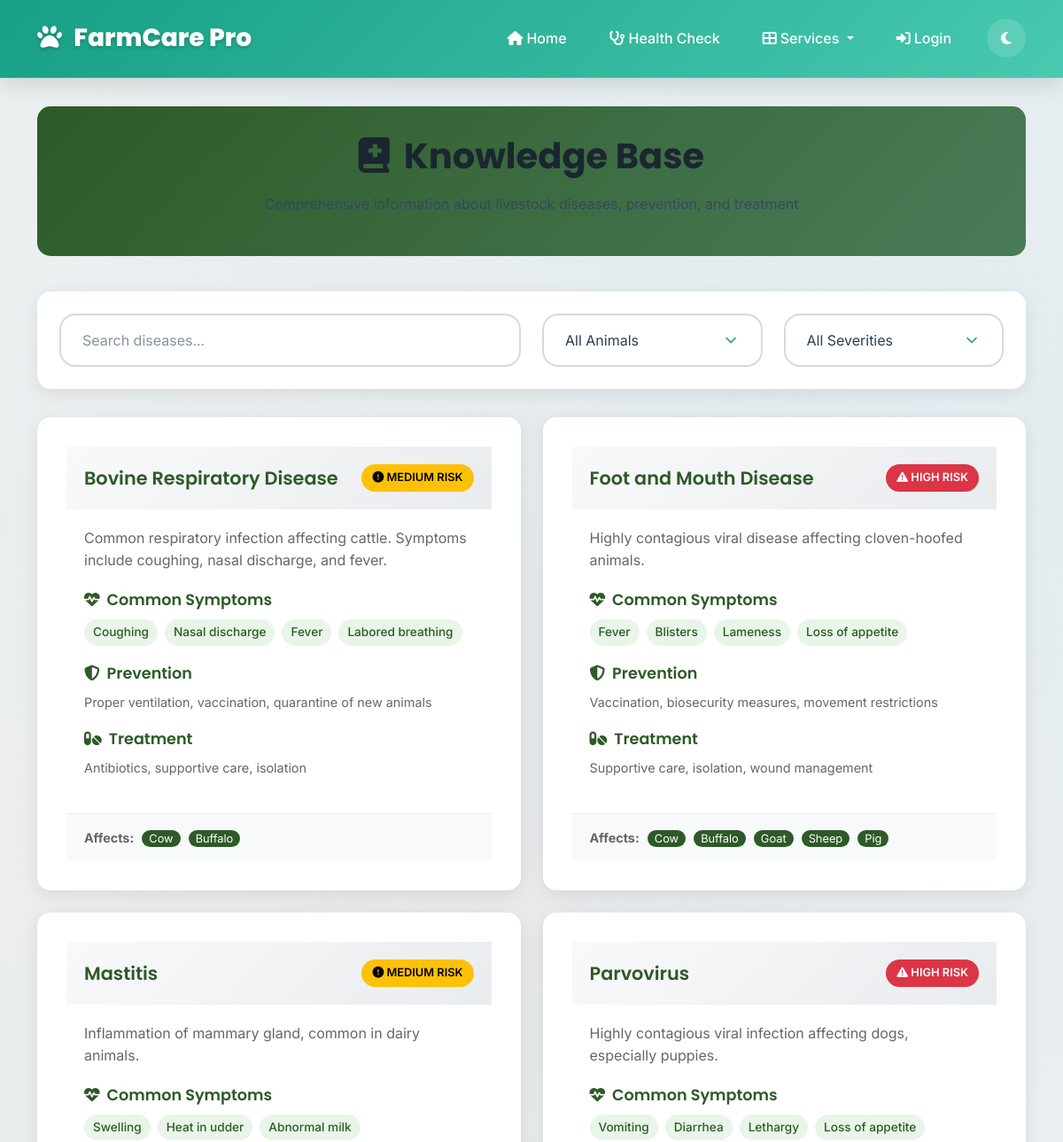
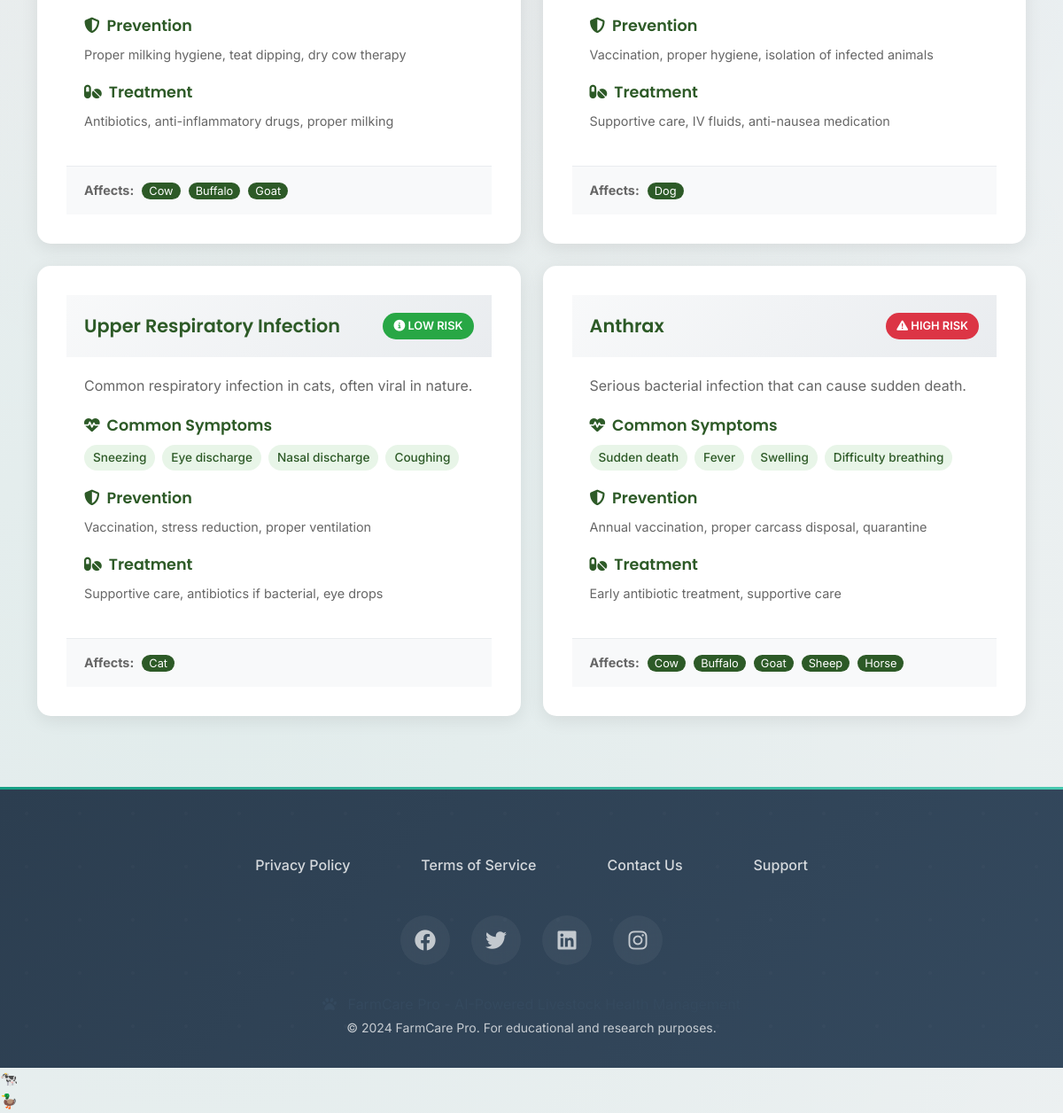
/knowledge, run on the app's committed database (2 pictures, top to bottom).
### app.py (models this page shows)
class Disease(db.Model):
    id = db.Column(db.Integer, primary_key=True)
    name = db.Column(db.String(100), nullable=False)
    animal_types = db.Column(db.Text)  # JSON string of applicable animals
    symptoms = db.Column(db.Text)  # JSON string of symptoms
    description = db.Column(db.Text)
    prevention = db.Column(db.Text)
    treatment = db.Column(db.Text)
    severity = db.Column(db.String(20), default='medium')
    created_at = db.Column(db.DateTime, default=datetime.utcnow)

### app.py (the view)
@app.route('/knowledge')
def knowledge_base():
    diseases = Disease.query.all()
    return render_template('knowledge_base.html', diseases=diseases)

### app.py (called while the page is built)
def get_language():
    return session.get('language', 'en')

def get_text(key):
    lang = get_language()
    return LANGUAGES.get(lang, LANGUAGES['en']).get(key, key)

@app.context_processor
def inject_language():
    return dict(get_text=get_text, current_language=get_language())

@app.template_filter('from_json')
def from_json_filter(value):
    try:
        return json.loads(value) if value else []
    except:
        return []

### templates/knowledge_base.html (shortened to what this page needs)
{% extends "layout.html" %}
{% block content %}
<div class="page-header">
    <h1><i class="fas fa-book-medical me-3"></i>{{ get_text('knowledge_base') }}</h1>
    <p>Comprehensive information about livestock diseases, prevention, and treatment</p>
</div>
<div class="search-filters mb-4">
    <div class="row">
        <div class="col-md-6">
            <input type="text" class="form-control" placeholder="Search diseases..." id="diseaseSearch">
        </div>
        <div class="col-md-3">
            <select class="form-select" id="animalFilter">
                <option value="">All Animals</option>
            </select>
        </div>
        <div class="col-md-3">
            <select class="form-select" id="severityFilter">
                <option value="">All Severities</option>
            </select>
        </div>
    </div>
</div>
<div class="disease-grid">
    {% for disease in diseases %}
    <div class="disease-card" data-animals="{{ disease.animal_types }}" data-severity="{{ disease.severity }}">
        <div class="disease-header">
            <h4>{{ disease.name }}</h4>
            <span class="severity-badge {{ disease.severity }}">
                {% if disease.severity == 'high' %}
                    <i class="fas fa-exclamation-triangle"></i> High Risk
                {% elif disease.severity == 'medium' %}
                    <i class="fas fa-exclamation-circle"></i> Medium Risk
                {% else %}
                    <i class="fas fa-info-circle"></i> Low Risk
                {% endif %}
            </span>
        </div>
        <div class="disease-content">
            <p class="disease-description">{{ disease.description }}</p>
            <div class="disease-details">
                <div class="detail-section">
                    <h6><i class="fas fa-heartbeat me-2"></i>Common Symptoms</h6>
                    <div class="symptoms-list">
                        {% set symptoms = disease.symptoms|from_json %}
                        {% for symptom in symptoms %}
                            <span class="symptom-tag">{{ symptom }}</span>
                        {% endfor %}
                    </div>
                </div>
                <div class="detail-section">
                    <h6><i class="fas fa-shield-alt me-2"></i>{{ get_text('prevention') }}</h6>
                    <p class="prevention-text">{{ disease.prevention }}</p>
                </div>
                <div class="detail-section">
                    <h6><i class="fas fa-pills me-2"></i>{{ get_text('treatment') }}</h6>
                    <p class="treatment-text">{{ disease.treatment }}</p>
                </div>
            </div>
        </div>
        <div class="disease-footer">
            <div class="affected-animals">
                <strong>Affects:</strong>
                {% set animals = disease.animal_types|from_json %}
                {% for animal in animals %}
                    <span class="animal-tag">{{ animal }}</span>
                {% endfor %}
            </div>
        </div>
    </div>
    {% endfor %}
</div>
{% endblock %}

### templates/layout.html (shortened to what this page needs)
<!DOCTYPE html>
<html lang="en">
<head>
    <link href="https://cdn.jsdelivr.net/npm/bootstrap@5.3.0/dist/css/bootstrap.min.css" rel="stylesheet">
    <link href="https://cdnjs.cloudflare.com/ajax/libs/font-awesome/6.4.0/css/all.min.css" rel="stylesheet">
    <link href="{{ url_for('static', filename='style.css') }}" rel="stylesheet">
</head>
<body>
    <nav class="navbar navbar-expand-lg navbar-custom">
        <div class="container">
            <a class="navbar-brand" href="/">
                <i class="fas fa-paw me-2"></i>
                FarmCare Pro
            </a>
            <div class="collapse navbar-collapse" id="navbarNav">
                <ul class="navbar-nav ms-auto">
                    {% if current_user.is_authenticated %}
                        <li class="nav-item">
                            <a class="nav-link" href="{{ url_for('dashboard') }}">
                                <i class="fas fa-tachometer-alt me-1"></i>Dashboard
                            </a>
                        </li>
                        <li class="nav-item">
                            <a class="nav-link" href="/" onclick="openHealthModal(); return false;">
                                <i class="fas fa-stethoscope me-1"></i>Health Check
                            </a>
                        </li>
                        <li class="nav-item dropdown">
                            <a class="nav-link dropdown-toggle" href="#" id="servicesDropdown" role="button" data-bs-toggle="dropdown">
                                <i class="fas fa-th-large me-1"></i>Services
                            </a>
                            <ul class="dropdown-menu">
                                <li><a class="dropdown-item" href="{{ url_for('veterinarians') }}">
                                    <i class="fas fa-user-md me-2"></i>Find Veterinarians
                                </a></li>
                                <li><a class="dropdown-item" href="{{ url_for('knowledge_base') }}">
                                    <i class="fas fa-book-medical me-2"></i>Knowledge Base
                                </a></li>
                                <li><a class="dropdown-item" href="{{ url_for('subsidies') }}">
                                    <i class="fas fa-hand-holding-usd me-2"></i>Government Schemes
                                </a></li>
                                <li><hr class="dropdown-divider"></li>
                                <li><a class="dropdown-item" href="{{ url_for('animals') }}">
                                    <i class="fas fa-paw me-2"></i>My Animals
                                </a></li>
                                <li><a class="dropdown-item" href="{{ url_for('lands') }}">
                                    <i class="fas fa-map-marked-alt me-2"></i>My Farm Lands
                                </a></li>
                            </ul>
                        </li>
                        <li class="nav-item dropdown">
                            <a class="nav-link dropdown-toggle" href="#" id="navbarDropdown" role="button" data-bs-toggle="dropdown">
                                <i class="fas fa-user me-1"></i>{{ current_user.name }}
                            </a>
                            <ul class="dropdown-menu">
                                <li><a class="dropdown-item" href="{{ url_for('profile') }}">
                                    <i class="fas fa-user me-2"></i>Profile
                                </a></li>
                                <li><hr class="dropdown-divider"></li>
                                <li><a class="dropdown-item" href="{{ url_for('logout') }}">
                                    <i class="fas fa-sign-out-alt me-2"></i>Logout
                                </a></li>
                            </ul>
                        </li>
                    {% else %}
                        <li class="nav-item">
                            <a class="nav-link" href="/">
                                <i class="fas fa-home me-1"></i>Home
                            </a>
                        </li>
                        <li class="nav-item">
                            <a class="nav-link" href="#" onclick="openHealthModal(); return false;">
                                <i class="fas fa-stethoscope me-1"></i>Health Check
                            </a>
                        </li>
                        <li class="nav-item dropdown">
                            <a class="nav-link dropdown-toggle" href="#" id="servicesDropdownGuest" role="button" data-bs-toggle="dropdown">
                                <i class="fas fa-th-large me-1"></i>Services
                            </a>
                        </li>
                        <li class="nav-item">
                            <a class="nav-link" href="{{ url_for('login') }}">
                                <i class="fas fa-sign-in-alt me-1"></i>Login
                            </a>
                        </li>
                    {% endif %}
                </ul>
                <button class="theme-toggle" id="theme-toggle" title="Toggle theme">
                    <i class="fas fa-moon"></i>
                </button>
            </div>
        </div>
    </nav>
    <div class="container main-container">
        {% block content %}{% endblock %}
    </div>
    <footer class="footer-custom">
        <div class="container">
            <div class="footer-links">
                <a href="#privacy">Privacy Policy</a>
                <a href="#terms">Terms of Service</a>
                <a href="#contact">Contact Us</a>
                <a href="#support">Support</a>
            </div>
            <div class="social-links">
                <a href="#" title="Facebook"><i class="fab fa-facebook"></i></a>
                <a href="#" title="Twitter"><i class="fab fa-twitter"></i></a>
                <a href="#" title="LinkedIn"><i class="fab fa-linkedin"></i></a>
                <a href="#" title="Instagram"><i class="fab fa-instagram"></i></a>
            </div>
            <div class="text-center">
                <p class="mb-0">
                    <i class="fas fa-paw me-2"></i>
                </p>
                <small class="text-light opacity-75">
                    © 2024 FarmCare Pro. For educational and research purposes.
                </small>
            </div>
        </div>
    </footer>
</body>
</html>

### static/style.css (style rules this page uses)
:root { --primary: #16a085; --primary-light: #48c9b0; --primary-dark: #138d75; --secondary: #3498db; --secondary-light: #5dade2; --secondary-dark: #2980b9; --accent: #e74c3c; --accent-light: #ec7063; --accent-dark: #c0392b; --success: #27ae60; --warning: #f39c12; --info: #3498db; --danger: #e74c3c; --white: #ffffff; --light: #ecf0f1; --light-2: #f8f9fa; --gray-100: #f4f6f7; --gray-200: #eaeded; --gray-300: #d5dbdb; --gray-400: #aeb6bf; --gray-500: #85929e; --gray-600: #5d6d7e; --gray-700: #34495e; --gray-800: #2c3e50; --gray-900: #1b2631; --gradient-primary: linear-gradient(135deg, #16a085 0%, #48c9b0 100%); --gradient-secondary: linear-gradient(135deg, #3498db 0%, #5dade2 100%); --gradient-accent: linear-gradient(135deg, #e74c3c 0%, #ec7063 100%); --gradient-success: linear-gradient(135deg, #27ae60 0%, #58d68d 100%); --gradient-dark: linear-gradient(135deg, #2c3e50 0%, #34495e 100%); --gradient-light: linear-gradient(135deg, #ecf0f1 0%, #ffffff 100%); --bg-pattern: radial-gradient(circle at 20% 80%, rgba(22, 160, 133, 0.05) 0%, transparent 50%), radial-gradient(circle at 80% 20%, rgba(52, 152, 219, 0.05) 0%, transparent 50%), radial-gradient(circle at 40% 40%, rgba(231, 76, 60, 0.03) 0%, transparent 50%); --space-xs: 0.25rem; --space-sm: 0.5rem; --space-md: 1rem; --space-lg: 1.5rem; --space-xl: 2rem; --space-2xl: 3rem; --space-3xl: 4rem; --radius-sm: 6px; --radius-md: 12px; --radius-lg: 18px; --radius-xl: 24px; --radius-2xl: 32px; --radius-full: 9999px; --shadow-sm: 0 2px 4px rgba(0, 0, 0, 0.06); --shadow-md: 0 4px 12px rgba(0, 0, 0, 0.08); --shadow-lg: 0 8px 24px rgba(0, 0, 0, 0.12); --shadow-xl: 0 16px 40px rgba(0, 0, 0, 0.16); --shadow-2xl: 0 24px 60px rgba(0, 0, 0, 0.20); --transition-fast: 0.15s cubic-bezier(0.4, 0, 0.2, 1); --transition: 0.25s cubic-bezier(0.4, 0, 0.2, 1); --transition-slow: 0.35s cubic-bezier(0.4, 0, 0.2, 1); --transition-bounce: 0.4s cubic-bezier(0.68, -0.55, 0.265, 1.55); --font-primary: 'Inter', -apple-system, BlinkMacSystemFont, 'Segoe UI', Roboto, sans-serif; --font-display: 'Poppins', 'Inter', sans-serif; --font-mono: 'JetBrains Mono', 'Fira Code', monospace; }
* { box-sizing: border-box; margin: 0; padding: 0; }
html { scroll-behavior: smooth; font-size: 16px; }
body { font-family: var(--font-primary); line-height: 1.6; color: var(--gray-800); background: var(--light); background-image: var(--bg-pattern); overflow-x: hidden; -webkit-font-smoothing: antialiased; -moz-osx-font-smoothing: grayscale; }
h1, h2, h3, h4, h5, h6 { font-family: var(--font-display); font-weight: 600; line-height: 1.3; color: var(--gray-900); margin-bottom: var(--space-md); }
h1 { font-size: 2.5rem; font-weight: 700; }
h4 { font-size: 1.5rem; }
h6 { font-size: 1.1rem; }
p { margin-bottom: var(--space-md); color: var(--gray-700); }
a { color: var(--primary); text-decoration: none; transition: var(--transition); }
.form-control, .form-select { width: 100%; padding: var(--space-md) var(--space-lg); font-size: 1rem; font-family: var(--font-primary); color: var(--gray-800); background: var(--white); border: 2px solid var(--gray-300); border-radius: var(--radius-lg); transition: var(--transition); min-height: 52px; }
.form-control::placeholder { color: var(--gray-500); }
.form-select { background-repeat: no-repeat; background-position: right var(--space-lg) center; background-size: 20px; padding-right: calc(var(--space-2xl) + 20px); cursor: pointer; }
.disease-grid { display: grid; grid-template-columns: repeat(auto-fit, minmax(300px, 1fr)); gap: var(--space-xl); margin-top: var(--space-xl); }
.disease-card { background: var(--white); border-radius: var(--radius-lg); padding: var(--space-xl); box-shadow: var(--shadow-md); transition: var(--transition); border: 1px solid rgba(255, 255, 255, 0.2); }
.text-center { text-align: center; }
.mb-0 { margin-bottom: 0; }
.mb-4 { margin-bottom: var(--space-lg); }

### data on the page
Disease: name "Bovine Respiratory Disease", severity "medium" (drawn), description "Common respiratory infection affecting cattle. Symptoms include coughing, nasal discharge, and fever.", symptoms "Coughing" "Nasal discharge" "Fever" "Labored breathing", get_text "Prevention", prevention "Proper ventilation, vaccination, quarantine of new animals", get_text "Treatment", treatment "Antibiotics, supportive care, isolation", animals "Cow" "Buffalo"
Disease: name "Foot and Mouth Disease", severity "high" (drawn), description "Highly contagious viral disease affecting cloven-hoofed animals.", symptoms "Fever" "Blisters" "Lameness" "Loss of appetite", get_text "Prevention", prevention "Vaccination, biosecurity measures, movement restrictions", get_text "Treatment", treatment "Supportive care, isolation, wound management", animals "Cow" "Buffalo" "Goat" "Sheep" "Pig"
Disease: name "Mastitis", severity "medium" (drawn), description "Inflammation of mammary gland, common in dairy animals.", symptoms "Swelling" "Heat in udder" "Abnormal milk", get_text "Prevention", prevention "Proper milking hygiene, teat dipping, dry cow therapy", get_text "Treatment", treatment "Antibiotics, anti-inflammatory drugs, proper milking", animals "Cow" "Buffalo" "Goat"
Disease: name "Parvovirus", severity "high" (drawn), description "Highly contagious viral infection affecting dogs, especially puppies.", symptoms "Vomiting" "Diarrhea" "Lethargy" "Loss of appetite", get_text "Prevention", prevention "Vaccination, proper hygiene, isolation of infected animals", get_text "Treatment", treatment "Supportive care, IV fluids, anti-nausea medication", animals "Dog"
Disease: name "Upper Respiratory Infection", severity "low" (drawn), description "Common respiratory infection in cats, often viral in nature.", symptoms "Sneezing" "Eye discharge" "Nasal discharge" "Coughing", get_text "Prevention", prevention "Vaccination, stress reduction, proper ventilation", get_text "Treatment", treatment "Supportive care, antibiotics if bacterial, eye drops", animals "Cat"
Disease: name "Anthrax", severity "high" (drawn), description "Serious bacterial infection that can cause sudden death.", symptoms "Sudden death" "Fever" "Swelling" "Difficulty breathing", get_text "Prevention", prevention "Annual vaccination, proper carcass disposal, quarantine", get_text "Treatment", treatment "Early antibiotic treatment, supportive care", animals "Cow" "Buffalo" "Goat" "Sheep" "Horse"

### other printed values
{{ get_text('knowledge_base') }} "Knowledge Base"
